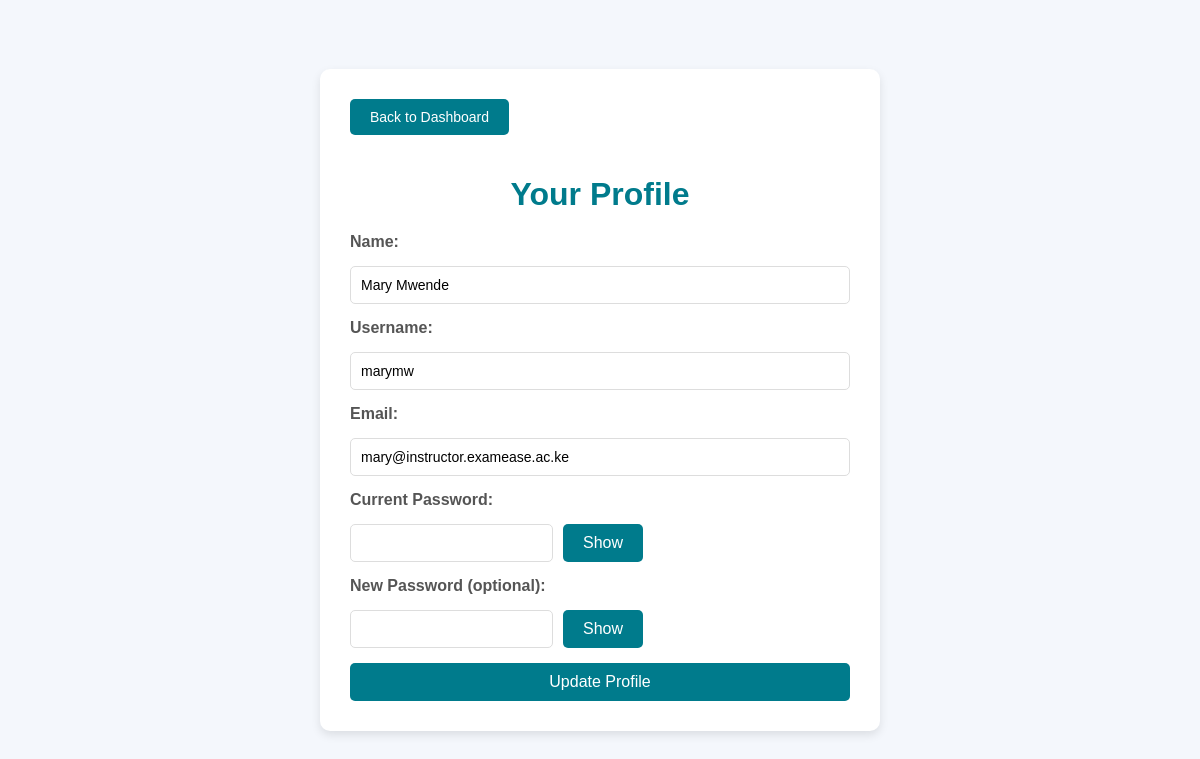
Page /pages/instructor_profile.php (signed in) on the committed database.
### tables this page shows
CREATE TABLE `users` (
  `user_id` int(11) NOT NULL,
  `role_id` int(11) NOT NULL,
  `name` varchar(100) NOT NULL,
  `username` varchar(100) NOT NULL,
  `password_hash` varchar(255) NOT NULL,
  `email` varchar(100) NOT NULL,
  `status` tinyint(1) NOT NULL DEFAULT 1,
  `created_at` timestamp NOT NULL DEFAULT current_timestamp(),
  `updated_at` timestamp NOT NULL DEFAULT current_timestamp() ON UPDATE current_timestamp()
);

### pages/instructor_profile.php (the view, shortened to what this page needs)
<?php
include('../includes/db_connection.php');
$user_id = $_SESSION['user_id'];
$name = $username = $email = "";
try {
    $query = "SELECT name, username, email, password_hash FROM users WHERE user_id = ?";
    $stmt = $conn->prepare($query);
    $stmt->bind_param("i", $user_id);
    $stmt->execute();
    $result = $stmt->get_result();
    if ($result->num_rows > 0) {
        $user_data = $result->fetch_assoc();
        $name = $user_data['name'];
        $username = $user_data['username'];
        $email = $user_data['email'];
    } else {
        $error_msg = "User details not found. Please try again.";
    }
} catch (Exception $e) {
    $error_msg = "Error fetching profile details: " . $e->getMessage();
}
?>
<!DOCTYPE html>
<html lang="en">
<head>
    <link rel="stylesheet" href="../assets/css/profile.css">
</head>
<body>
    <div class="container">
        <a href="instructor_dashboard.php" class="back-button">Back to Dashboard</a>
        <h1>Your Profile</h1>
        <form method="POST" action="instructor_profile.php" class="profile-form">
            <label for="name">Name:</label>
            <input type="text" id="name" name="name" value="<?php echo htmlspecialchars($name); ?>" required>
            <label for="username">Username:</label>
            <input type="text" id="username" name="username" value="<?php echo htmlspecialchars($username); ?>" required>
            <label for="email">Email:</label>
            <input type="email" id="email" name="email" value="<?php echo htmlspecialchars($email); ?>" required>
            <label for="current_password">Current Password:</label>
            <div class="password-toggle">
                <input type="password" id="current_password" name="current_password" required>
                <button type="button" onclick="togglePassword('current_password')">Show</button>
            </div>
            <label for="new_password">New Password (optional):</label>
            <div class="password-toggle">
                <input type="password" id="new_password" name="new_password">
                <button type="button" onclick="togglePassword('new_password')">Show</button>
            </div>
            <button type="submit">Update Profile</button>
        </form>
    </div>
</body>
</html>

### assets/css/profile.css (style rules this page uses)
body { font-family: 'Arial', sans-serif; background-color: #f4f7fc; display: flex; justify-content: center; align-items: center; min-height: 100vh; margin: 0; }
.container { background-color: #fff; padding: 30px; border-radius: 10px; box-shadow: 0 4px 10px rgba(0, 0, 0, 0.1); max-width: 500px; width: 100%; }
h1 { text-align: center; color: #007b8c; margin-bottom: 20px; }
.back-button { display: inline-block; margin-bottom: 20px; background-color: #007b8c; color: white; padding: 10px 20px; text-decoration: none; border-radius: 5px; font-size: 14px; text-align: center; transition: background-color 0.3s ease; }
.profile-form { display: flex; flex-direction: column; gap: 15px; }
label { font-weight: bold; color: #555; }
input { padding: 10px; font-size: 14px; border: 1px solid #ddd; border-radius: 5px; }
.password-toggle { display: flex; align-items: center; gap: 10px; }
button { padding: 10px 20px; background-color: #007b8c; color: white; font-size: 16px; border: none; border-radius: 5px; cursor: pointer; transition: background-color 0.3s ease; }

### rows in the picture
users: name "Mary Mwende", username "marymw", email "mary@instructor.examease.ac.ke"
